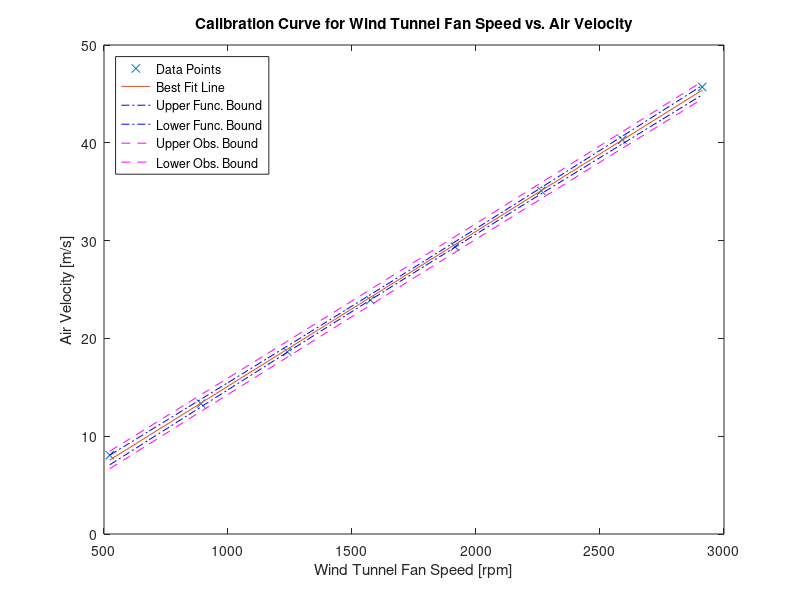
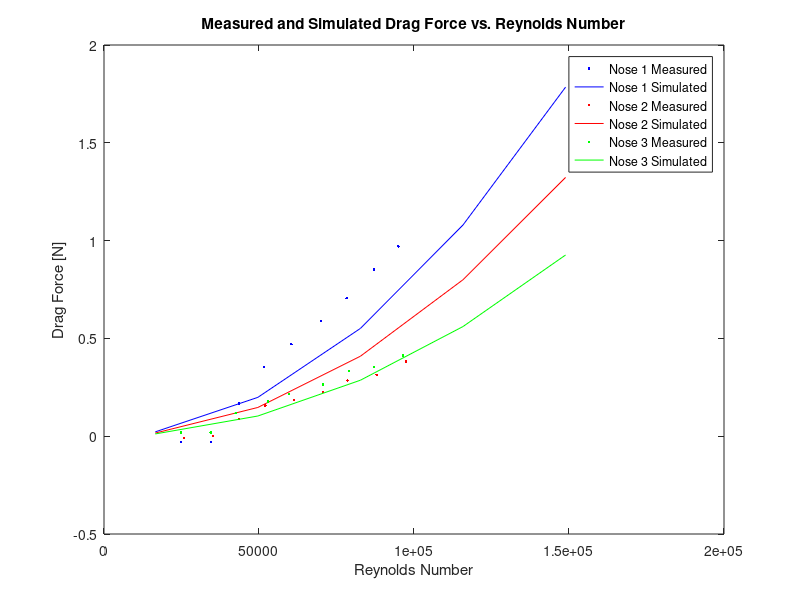
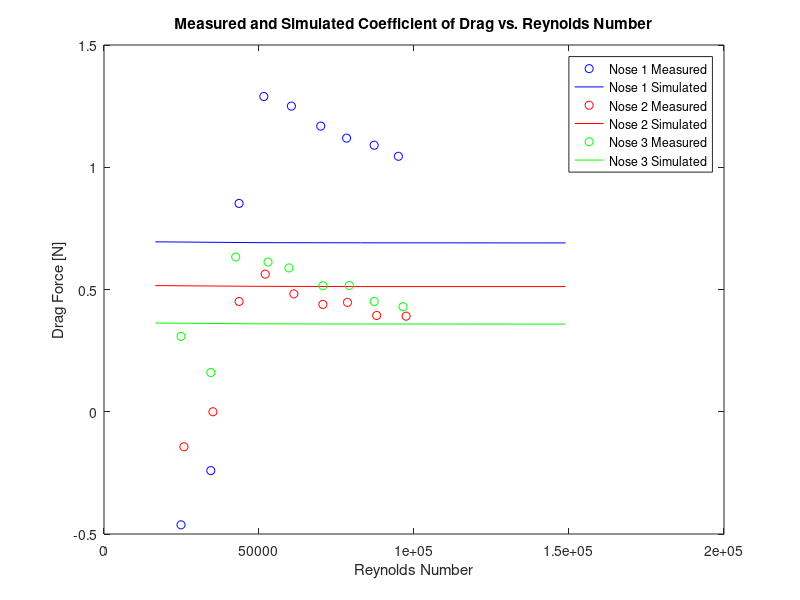
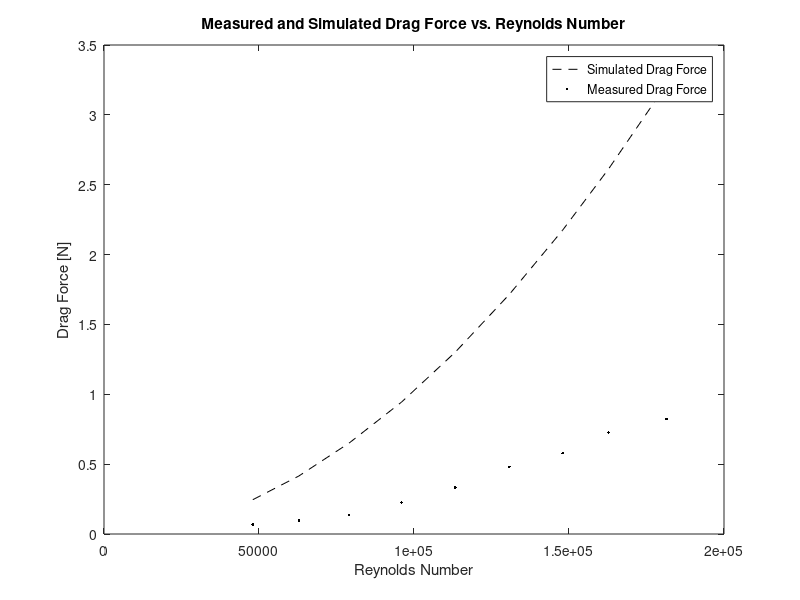

Write MATLAB code to recreate these figures, in order.
%% CALIBRATION CURVE FOR WIND TUNNEL FAN SPEED VS. AIR VELOCITY
air_velocity = [8.06 13.33 18.62 23.92 29.37 35.09 40.32 45.71]; %INSERT DATA
RPM = [523 891 1239 1574 1915 2263 2590 2912]; %INSERT DATA

% Script for the linear fit of data. The independent values are
% in the x array and the matched dependent values are in the y array. This
% script does not use MATLAB's built-in fitting functions, but uses the
% formulas from the videos/class notes.
% You also need to enter the confidence level, typically 95%. The values
% that are calculated and displayed are:
% 1. Beta_hat_1 (the best-fit slope)
% 2. Beta_hat_0 (the best-fit y-intercept)
% 3. The Root Mean Square Residual, Se
% 4. The Standard Error for beta0, Sbeta0
% 5. The Standard Error for beta1, Sbeta1
% 6. The confidence intervals for beta1 and beta0.
% After calculating these quantities, the script plots the original data,
% the best fit line, and the upper and lower bounds for the confidence
% interval on the best fit line.

x = RPM; % Uncomment and add your own data
y = air_velocity; % Uncomment and add your own data
confLev = 0.95; % The confidence level
N = length(y); % The number of data points
xbar = mean(x);
ybar = mean(y);
Sxx = dot((x-xbar),(x-xbar));
%Sxx = (x-xbar)*transpose(x-xbar);

% beta1 is the estimated best slope of the best-fit line
beta1 = dot((x-xbar),(y-ybar))/Sxx;
% beta1 = ((x-xbar)*transpose(y-ybar))/Sxx
% beta0 is the estimated best-fit y-intercept of the best fit line
beta0 = ybar - beta1*xbar;
yfit = beta0 + beta1*x;

SSE = dot((y - yfit),(y - yfit)); % Sum of the squared residuals
% SSE = (y - yfit)*transpose(y - yfit) % Sum of the squared residuals
Se = sqrt(SSE/(N-2)); % The Root Mean Square Residual
Sbeta0 = Se*sqrt(1/N + xbar^2/Sxx);
Sbeta1 = Se/sqrt(Sxx);

% tinv defaults to 1-sided test. We need 2-sises, hence:(1-0.5*(1-confLev))
StdT = tinv((1-0.5*(1-confLev)),N-2); % The Student's t factor
lambdaBeta1 = StdT*Sbeta1; % The 1/2 confidence interval on beta1
lambdaBeta0 = StdT*Sbeta0; % The 1/2 confidence interval on beta0
range = max(x) - min(x);
xplot = min(x):range/30:max(x); % Generate array for plotting
yplot = beta0 + beta1*xplot; % Generate array for plotting
Syhat = Se*sqrt(1/N + (xplot - xbar).*(xplot - xbar)/Sxx);
lambdayhat = StdT*Syhat;
Sy = Se*sqrt(1+1/N + (xplot - xbar).*(xplot - xbar)/Sxx);
lambday = StdT*Sy;
figure()
plot(x,y,'x')
hold on
plot(xplot,yplot)
plot(xplot,yplot+lambdayhat,'-.b',xplot,yplot-lambdayhat,'-.b')
plot(xplot,yplot+lambday,'--m',xplot,yplot-lambday,'--m')
xlabel('Wind Tunnel Fan Speed [rpm]')
ylabel('Air Velocity [m/s]')
title('Calibration Curve for Wind Tunnel Fan Speed vs. Air Velocity')
if beta1 > 0 % Fix this
    location = 'northwest';
else
    location = 'northeast';
end
legend('Data Points','Best Fit Line','Upper Func. Bound',...
    'Lower Func. Bound', 'Upper Obs. Bound', 'Lower Obs. Bound',...
    'Location', location)
hold off

%% DRAG FORCES ON CYLINDRICAL OBJECTS
reynolds_measured1 = [24849.44742 34445.10621 43577.52631 51551.84965 60452.65039 69915.95526 78254.25187 87155.05261 94963.93356]; %INSERT DATA
reynolds_measured2 = [25775.92482 35139.96426 43577.52631 52015.08835 61246.77387 70610.81331 78552.04818 87949.17610 97445.56945];
reynolds_measured3 = [24849.44742 34445.10621 42485.60651 52908.47727 59658.52690 70610.81331 79147.64079 87155.05261 96452.91509];
reynolds_simulated1 = [16544.23930 49632.71789 82721.19648 115809.67507 148898.15366]; 
reynolds_simulated2 = [16544.23930 49632.71789 82721.19648 115809.67507 148898.15366];
reynolds_simulated3 = [16544.23930 49632.71789 82721.19648 115809.67507 148898.15366];

% measured/simulated force values
nose1_measured_F = [-0.02941995 -0.02941995 0.16671305 0.3530394 0.4707192 0.588399 0.7060788 0.85317855 0.97085835];
nose1_simulated_F = [0.022175 0.19861 0.55117 1.0799 1.7847];
nose2_measured_F = [-0.0098067 0.0000000 0.0882598 0.1569064 0.1863264 0.2255530 0.2843929 0.3138128 0.3824594];
nose2_simulated_F = [0.016 0.147 0.409 0.800 1.323];
nose3_measured_F = [0.0196133 0.0196133 0.1176798 0.1765197 0.2157463 0.26477955 0.3334261 0.3530394 0.4118793];
nose3_simulated_F = [0.011582 0.10325 0.28628 0.56065 0.92643];

% measured/simulated coefficient values
nose1_measured_c = [-0.4624197728 -0.2406660394 0.8520643338 1.289325611 1.250141459 1.168280887 1.119090532 1.090141133 1.04488];
nose1_simulated_c = [0.6949929084 0.6916324266 0.6909749562 0.6907234584 0.6905528936];
nose2_measured_c = [-0.1432584 0.0000000 0.4510929 0.5628723 0.4820985 0.4390703 0.4473337 0.3937631 0.3909210];
nose2_simulated_c = [0.516 0.513 0.512 0.512 0.512];
nose3_measured_c = [0.3082798485 0.1604440263 0.6327704852 0.6120270157 0.5883371097 0.5154303047 0.5165966454 0.4510928826 0.4297018144];
nose3_simulated_c = [0.3629947177 0.3595541415 0.3588952781 0.3586018214 0.3584630006];

% Measured and Simulated Drag Force vs. Reynolds number
figure()
plot(reynolds_measured1, nose1_measured_F, 'b.', ...
     reynolds_simulated1, nose1_simulated_F, 'b', ...
     reynolds_measured2, nose2_measured_F, 'r.', ...
     reynolds_simulated2, nose2_simulated_F, 'r', ...
     reynolds_measured3, nose3_measured_F, 'g.', ...
     reynolds_simulated3, nose3_simulated_F, 'g')
xlabel('Reynolds Number')
ylabel('Drag Force [N]')
title('Measured and Simulated Drag Force vs. Reynolds Number')
legend('Nose 1 Measured', 'Nose 1 Simulated', 'Nose 2 Measured', 'Nose 2 Simulated', 'Nose 3 Measured', 'Nose 3 Simulated')

% Measured and Simulated Drag Force vs. Reynolds number
figure()
plot(reynolds_measured1, nose1_measured_c, 'bo', ...
     reynolds_simulated1, nose1_simulated_c, 'b', ...
     reynolds_measured2, nose2_measured_c, 'ro', ...
     reynolds_simulated2, nose2_simulated_c, 'r', ...
     reynolds_measured3, nose3_measured_c, 'go', ...
     reynolds_simulated3, nose3_simulated_c, 'g')
xlabel('Reynolds Number')
ylabel('Drag Force [N]')
title('Measured and Simulated Coefficient of Drag vs. Reynolds Number')
legend('Nose 1 Measured', 'Nose 1 Simulated', 'Nose 2 Measured', 'Nose 2 Simulated', 'Nose 3 Measured', 'Nose 3 Simulated')

%% PLOTS OF DRAG FORCES ON SCALE ROBOT MODEL
reynolds_num = [47994.8 62843.0 79108.2 95989.5 113302.2 130799.6 147927.4 162775.6 181443.7];
simulated_drag_force = [0.2454 0.41501 0.65155 0.9443 1.3012 1.716 2.1742 2.6132 3.2179];
measured_drag_force = [0.06864655 0.0980665 0.1372931 0.22555295 0.3334261 0.48052585 0.57859235 0.7256921 0.8237586];
simulated_drag_coefficient = [1.126087666 1.11078697 1.100500541 1.083297253 1.071403732 1.060205014 1.050238005 1.042508445 1.033176464];
measured_drag_coefficient = [1.200616153 1.000416195 0.8838509753 0.9862204112 1.046397072 1.131558859 1.065243147 1.103436004 1.008067806];

figure()
plot(reynolds_num, simulated_drag_force, '--k', ...
     reynolds_num, measured_drag_force, '.k');
xlabel('Reynolds Number')
ylabel('Drag Force [N]')
title('Measured and Simulated Drag Force vs. Reynolds Number')
legend('Simulated Drag Force', 'Measured Drag Force')

figure()
plot(reynolds_num, simulated_drag_coefficient, '--k', ...
     reynolds_num, measured_drag_coefficient, 'ok');
xlabel('Reynolds Number')
ylabel('Drag Force [N]')
title('Measured and Simulated Coefficient of Drag vs. Reynolds Number')
legend('Simulated Drag Coefficient', 'Measured Drag Coefficient')


%% PLOTTING FOR WING
reynolds_wing_num = [3.18e4 9.55e4 1.59e5 2.23e5 2.87e5];

plate_force_5 = [0.054033 0.48627 1.3511 2.6484 4.3786];
plate_force_15 = [0.16307 1.4674 4.076 7.989 13.206];
plate_force_45 = [0.32196 2.8969 8.0468 15.771 26.071];
plate_coefficient_5 = [0.1108369231 0.1108307692 0.1108594872 0.1108697017 0.1108857233];
plate_coefficient_15 = [0.3345025641 0.3344501425 0.3344410256 0.3344427002 0.3344349478];
plate_coefficient_45 = [0.6604307692 0.6602621083 0.6602502564 0.6602197802 0.6602342513];

NACA_force_5 = [0.048603 0.43765 1.2162 2.3844 3.9412];
NACA_force_15 = [0.16794 1.5100 4.1935 8.2175 13.585];
NACA_force_45 = [0.33868 3.0448 8.4568 16.576 27.400];
NACA_coefficient_5 = [0.09969846154 0.09974928775 0.09979076923 0.09981789639 0.09980880025];
NACA_coefficient_15 = [0.3444923077 0.3441595442 0.3440820513 0.3440083726 0.3440329218];
NACA_coefficient_45 = [0.6947282051 0.69397151 0.6938912821 0.6939194139 0.6938904717];

%Forces with all angles (plate and wing)
figure()
plot(reynolds_wing_num, plate_force_5, 'r--', ...
     reynolds_wing_num, plate_force_15, 'r-.', ...
     reynolds_wing_num, plate_force_45, 'r', ...
     reynolds_wing_num, NACA_force_5, ' b--', ...
     reynolds_wing_num, NACA_force_15, 'b-.', ...
     reynolds_wing_num, NACA_force_45, 'b', ...
     reynolds_wing_num, plate_force_5, 'ro', ...
     reynolds_wing_num, plate_force_15, 'ro', ...
     reynolds_wing_num, plate_force_45, 'ro', ...
     reynolds_wing_num, NACA_force_5, ' bo', ...
     reynolds_wing_num, NACA_force_15, 'bo', ...
     reynolds_wing_num, NACA_force_45, 'bo')
xlabel('Reynolds Number')
ylabel('Lift Force [N]')
title('Lift Force vs. Reynolds Number')
legend('Flat Plate at 5 Degree', 'Flat Plate at 15 Degree', 'Flat Plate at 45 Degree', ...
       'NACA at 5 Degree', 'NACA at 15 Degree', 'NACA at 45 Degree')

%Coefficient with all angles (plate and wing)
figure()
plot(reynolds_wing_num, plate_coefficient_5, 'r--', ...
     reynolds_wing_num, plate_coefficient_15, 'r-.', ...
     reynolds_wing_num, plate_coefficient_45, 'r', ...
     reynolds_wing_num, NACA_coefficient_5, ' b--', ...
     reynolds_wing_num, NACA_coefficient_15, 'b-.', ...
     reynolds_wing_num, NACA_coefficient_45, 'b', ...
     reynolds_wing_num, plate_coefficient_5, 'ro', ...
     reynolds_wing_num, plate_coefficient_15, 'ro', ...
     reynolds_wing_num, plate_coefficient_45, 'ro', ...
     reynolds_wing_num, NACA_coefficient_5, ' bo', ...
     reynolds_wing_num, NACA_coefficient_15, 'bo', ...
     reynolds_wing_num, NACA_coefficient_45, 'bo')
xlabel('Reynolds Number')
ylabel('Coefficient of Lift')
title('Coefficient of Lift vs. Reynolds Number')
legend('Flat Plate at 5 Degree', 'Flat Plate at 15 Degree', 'Flat Plate at 45 Degree', ...
       'NACA at 5 Degree', 'NACA at 15 Degree', 'NACA at 45 Degree')
